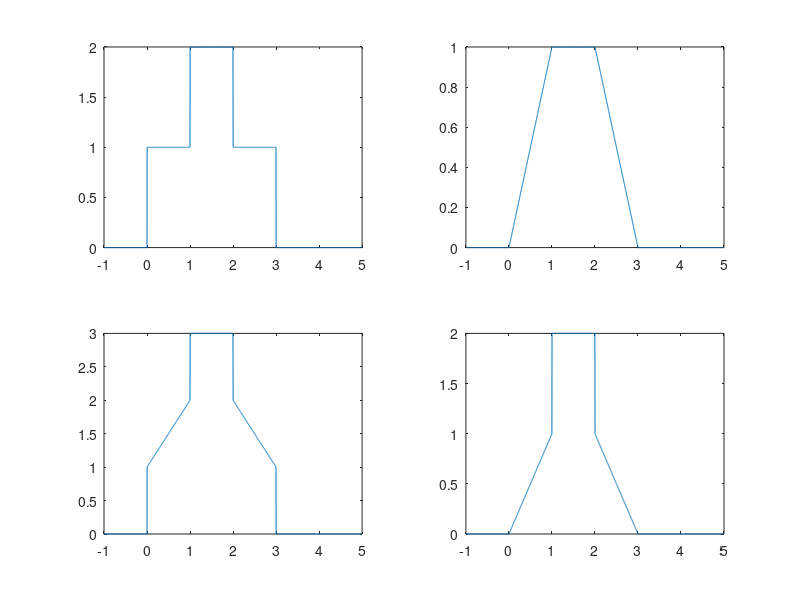

Reproduce this figure in MATLAB.
clear
t1 = linspace(-1,5,2000);
x1 =@(t)(1.*(t>0 & t<1) + 2.*(t>1 & t<2) + (1.*(t>2 & t<3)));
x2 =@(t)((t).*(t>0 & t<1)+(1.*(t>1 & t<2))+((3-t).*(t>2 & t<3)));
x3 = @(t)(x1(t)+x2(t)); % addition of signals
x4 = @(t)(x1(t).*x2(t)); % multiplication of signals
subplot(2,2,1);
plot(t1,x1(t1));
subplot(2,2,2);
plot(t1,x2(t1));
subplot(2,2,3);
plot(t1,x3(t1));
subplot(2,2,4);
plot(t1,x4(t1));